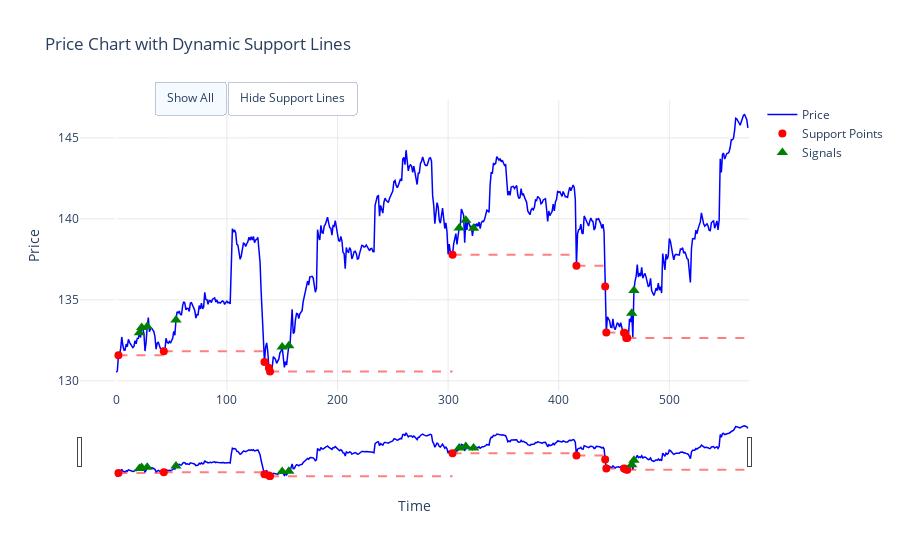

Source (notebook cell):
### Code cell
fig = plot_prices_with_dynamic_support(close_prices, signals, support_levels, support_indices)
fig.show()

### Figure 1 — Plotly figure (JSON) as saved in the notebook; plotly's stock layout.template omitted (floating-point values rounded to 4 significant figures; data arrays with more than 128 entries replaced by an {"elided": "..."} marker saying what was removed)
{"data": [{"line": {"color": "blue", "width": 1.5}, "mode": "lines", "name": "Price", "type": "scatter", "x": {"elided": "572 int values"}, "y": {"elided": "572 float values"}}, {"line": {"color": "rgba(255, 0, 0, 0.5)", "dash": "dash", "width": 2}, "mode": "lines", "name": "Support 1", "showlegend": false, "type": "scatter", "x": [2, 43], "y": [131.6, 131.6]}, {"line": {"color": "rgba(255, 0, 0, 0.5)", "dash": "dash", "width": 2}, "mode": "lines", "name": "Support 2", "showlegend": false, "type": "scatter", "x": [43, 134], "y": [131.8, 131.8]}, {"line": {"color": "rgba(255, 0, 0, 0.5)", "dash": "dash", "width": 2}, "mode": "lines", "name": "Support 3", "showlegend": false, "type": "scatter", "x": [134, 138], "y": [131.2, 131.2]}, {"line": {"color": "rgba(255, 0, 0, 0.5)", "dash": "dash", "width": 2}, "mode": "lines", "name": "Support 4", "showlegend": false, "type": "scatter", "x": [138, 139], "y": [130.8, 130.8]}, {"line": {"color": "rgba(255, 0, 0, 0.5)", "dash": "dash", "width": 2}, "mode": "lines", "name": "Support 5", "showlegend": false, "type": "scatter", "x": [139, 304], "y": [130.6, 130.6]}, {"line": {"color": "rgba(255, 0, 0, 0.5)", "dash": "dash", "width": 2}, "mode": "lines", "name": "Support 6", "showlegend": false, "type": "scatter", "x": [304, 416], "y": [137.8, 137.8]}, {"line": {"color": "rgba(255, 0, 0, 0.5)", "dash": "dash", "width": 2}, "mode": "lines", "name": "Support 7", "showlegend": false, "type": "scatter", "x": [416, 442], "y": [137.1, 137.1]}, {"line": {"color": "rgba(255, 0, 0, 0.5)", "dash": "dash", "width": 2}, "mode": "lines", "name": "Support 8", "showlegend": false, "type": "scatter", "x": [442, 443], "y": [135.8, 135.8]}, {"line": {"color": "rgba(255, 0, 0, 0.5)", "dash": "dash", "width": 2}, "mode": "lines", "name": "Support 9", "showlegend": false, "type": "scatter", "x": [443, 459], "y": [133.0, 133.0]}, {"line": {"color": "rgba(255, 0, 0, 0.5)", "dash": "dash", "width": 2}, "mode": "lines", "name": "Support 10", "showlegend": false, "type": "scatter", "x": [459, 460], "y": [133.0, 133.0]}, {"line": {"color": "rgba(255, 0, 0, 0.5)", "dash": "dash", "width": 2}, "mode": "lines", "name": "Support 11", "showlegend": false, "type": "scatter", "x": [460, 461], "y": [132.9, 132.9]}, {"line": {"color": "rgba(255, 0, 0, 0.5)", "dash": "dash", "width": 2}, "mode": "lines", "name": "Support 12", "showlegend": false, "type": "scatter", "x": [461, 462], "y": [132.6, 132.6]}, {"line": {"color": "rgba(255, 0, 0, 0.5)", "dash": "dash", "width": 2}, "mode": "lines", "name": "Support 13", "showlegend": false, "type": "scatter", "x": [462, 572], "y": [132.6, 132.6]}, {"marker": {"color": "red", "size": 8, "symbol": "circle"}, "mode": "markers", "name": "Support Points", "type": "scatter", "x": [2, 43, 134, 138, 139, 304, 416, 442, 443, 459, 460, 461, 462], "y": [131.6, 131.8, 131.2, 130.8, 130.6, 137.8, 137.1, 135.8, 133.0, 133.0, 132.9, 132.6, 132.6]}, {"marker": {"color": "green", "size": 10, "symbol": "triangle-up"}, "mode": "markers", "name": "Signals", "type": "scatter", "x": [21, 23, 28, 54, 150, 156, 310, 316, 323, 466, 468], "y": [133.0, 133.3, 133.4, 133.8, 132.1, 132.2, 139.4, 139.9, 139.4, 134.2, 135.6]}], "layout": {"autosize": true, "hovermode": "x unified", "plot_bgcolor": "white", "showlegend": true, "title": {"text": "Price Chart with Dynamic Support Lines"}, "updatemenus": [{"buttons": [{"args": [{"visible": [true, true, true, true, true, true, true, true, true, true, true, true, true, true, true, true]}], "label": "Show All", "method": "restyle"}, {"args": [{"visible": [true, false, false, false, false, false, false, false, false, false, false, false, false, false, true, true]}], "label": "Hide Support Lines", "method": "restyle"}], "direction": "left", "pad": {"r": 10, "t": 10}, "showactive": true, "type": "buttons", "x": 0.11, "xanchor": "left", "y": 1.1, "yanchor": "top"}], "xaxis": {"autorange": true, "gridcolor": "lightgray", "gridwidth": 0.5, "range": [-29.66, 572], "rangeslider": {"autorange": true, "range": [-29.66, 572], "visible": true, "yaxis": {"_template": null, "rangemode": "match"}}, "showgrid": true, "title": {"text": "Time"}, "type": "linear"}, "yaxis": {"autorange": true, "gridcolor": "lightgray", "gridwidth": 0.5, "range": [128.9, 147.4], "showgrid": true, "title": {"text": "Price"}, "type": "linear"}}}
